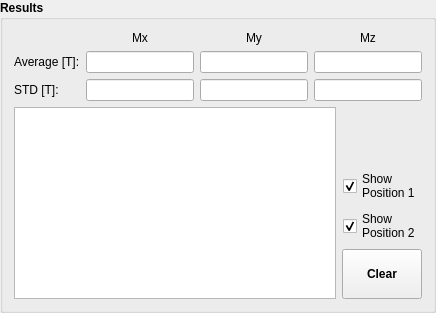
      <widget class="QGroupBox" name="groupBox_3">
       <property name="font">
        <font>
         <weight>75</weight>
         <bold>true</bold>
        </font>
       </property>
       <property name="title">
        <string>Results</string>
       </property>
       <layout class="QGridLayout" name="gridLayout_4">
        <item row="1" column="1">
         <layout class="QVBoxLayout" name="verticalLayout_2">
          <item>
           <spacer name="verticalSpacer">
            <property name="orientation">
             <enum>Qt::Vertical</enum>
            </property>
            <property name="sizeHint" stdset="0">
             <size>
              <width>20</width>
              <height>40</height>
             </size>
            </property>
           </spacer>
          </item>
          <item alignment="Qt::AlignHCenter|Qt::AlignVCenter">
           <widget class="QCheckBox" name="chb_show_position_1">
            <property name="font">
             <font>
              <weight>50</weight>
              <bold>false</bold>
             </font>
            </property>
            <property name="text">
             <string>Show
Position 1</string>
            </property>
            <property name="checked">
             <bool>true</bool>
            </property>
           </widget>
          </item>
          <item alignment="Qt::AlignHCenter|Qt::AlignVCenter">
           <widget class="QCheckBox" name="chb_show_position_2">
            <property name="font">
             <font>
              <weight>50</weight>
              <bold>false</bold>
             </font>
            </property>
            <property name="text">
             <string>Show
Position 2</string>
            </property>
            <property name="checked">
             <bool>true</bool>
            </property>
           </widget>
          </item>
          <item>
           <widget class="QPushButton" name="pbt_clear_results">
            <property name="sizePolicy">
             <sizepolicy hsizetype="Preferred" vsizetype="Fixed">
              <horstretch>0</horstretch>
              <verstretch>0</verstretch>
             </sizepolicy>
            </property>
            <property name="minimumSize">
             <size>
              <width>0</width>
              <height>50</height>
             </size>
            </property>
            <property name="font">
             <font>
              <weight>75</weight>
              <bold>true</bold>
             </font>
            </property>
            <property name="toolTip">
             <string>Clear results</string>
            </property>
            <property name="text">
             <string>Clear</string>
            </property>
            <property name="icon">
             <iconset>
              <normaloff>../../resources/img/clear.svg</normaloff>../../resources/img/clear.svg</iconset>
            </property>
            <property name="iconSize">
             <size>
              <width>24</width>
              <height>24</height>
             </size>
            </property>
           </widget>
          </item>
         </layout>
        </item>
        <item row="1" column="0">
         <widget class="PlotWidget" name="pw_graph">
          <property name="backgroundBrush">
           <brush brushstyle="SolidPattern">
            <color alpha="255">
             <red>255</red>
             <green>255</green>
             <blue>255</blue>
            </color>
           </brush>
          </property>
          <property name="foregroundBrush">
           <brush brushstyle="NoBrush">
            <color alpha="255">
             <red>255</red>
             <green>255</green>
             <blue>255</blue>
            </color>
           </brush>
          </property>
         </widget>
        </item>
        <item row="0" column="0" colspan="2">
         <layout class="QGridLayout" name="gridLayout_5">
          <item row="1" column="0">
           <widget class="QLabel" name="label_15">
            <property name="font">
             <font>
              <weight>50</weight>
              <bold>false</bold>
             </font>
            </property>
            <property name="text">
             <string>Average [T]:</string>
            </property>
           </widget>
          </item>
          <item row="1" column="1">
           <widget class="QLineEdit" name="le_avg_mx">
            <property name="font">
             <font>
              <weight>50</weight>
              <bold>false</bold>
             </font>
            </property>
           </widget>
          </item>
          <item row="0" column="3" alignment="Qt::AlignHCenter">
           <widget class="QLabel" name="label_10">
            <property name="font">
             <font>
              <weight>50</weight>
              <bold>false</bold>
             </font>
            </property>
            <property name="text">
             <string>Mz</string>
            </property>
           </widget>
          </item>
          <item row="2" column="3">
           <widget class="QLineEdit" name="le_std_mz">
            <property name="font">
             <font>
              <weight>50</weight>
              <bold>false</bold>
             </font>
            </property>
           </widget>
          </item>
          <item row="1" column="3">
           <widget class="QLineEdit" name="le_avg_mz">
            <property name="font">
             <font>
              <weight>50</weight>
              <bold>false</bold>
             </font>
            </property>
           </widget>
          </item>
          <item row="2" column="0">
           <widget class="QLabel" name="label_16">
            <property name="font">
             <font>
              <weight>50</weight>
              <bold>false</bold>
             </font>
            </property>
            <property name="text">
             <string>STD [T]:</string>
            </property>
           </widget>
          </item>
          <item row="1" column="2">
           <widget class="QLineEdit" name="le_avg_my">
            <property name="font">
             <font>
              <weight>50</weight>
              <bold>false</bold>
             </font>
            </property>
           </widget>
          </item>
          <item row="2" column="1">
           <widget class="QLineEdit" name="le_std_mx">
            <property name="font">
             <font>
              <weight>50</weight>
              <bold>false</bold>
             </font>
            </property>
           </widget>
          </item>
          <item row="0" column="2" alignment="Qt::AlignHCenter">
           <widget class="QLabel" name="label_9">
            <property name="font">
             <font>
              <weight>50</weight>
              <bold>false</bold>
             </font>
            </property>
            <property name="text">
             <string>My</string>
            </property>
           </widget>
          </item>
          <item row="2" column="2">
           <widget class="QLineEdit" name="le_std_my">
            <property name="font">
             <font>
              <weight>50</weight>
              <bold>false</bold>
             </font>
            </property>
           </widget>
          </item>
          <item row="0" column="1" alignment="Qt::AlignHCenter">
           <widget class="QLabel" name="label_8">
            <property name="font">
             <font>
              <weight>50</weight>
              <bold>false</bold>
             </font>
            </property>
            <property name="text">
             <string>Mx</string>
            </property>
           </widget>
          </item>
         </layout>
        </item>
       </layout>
      </widget>
